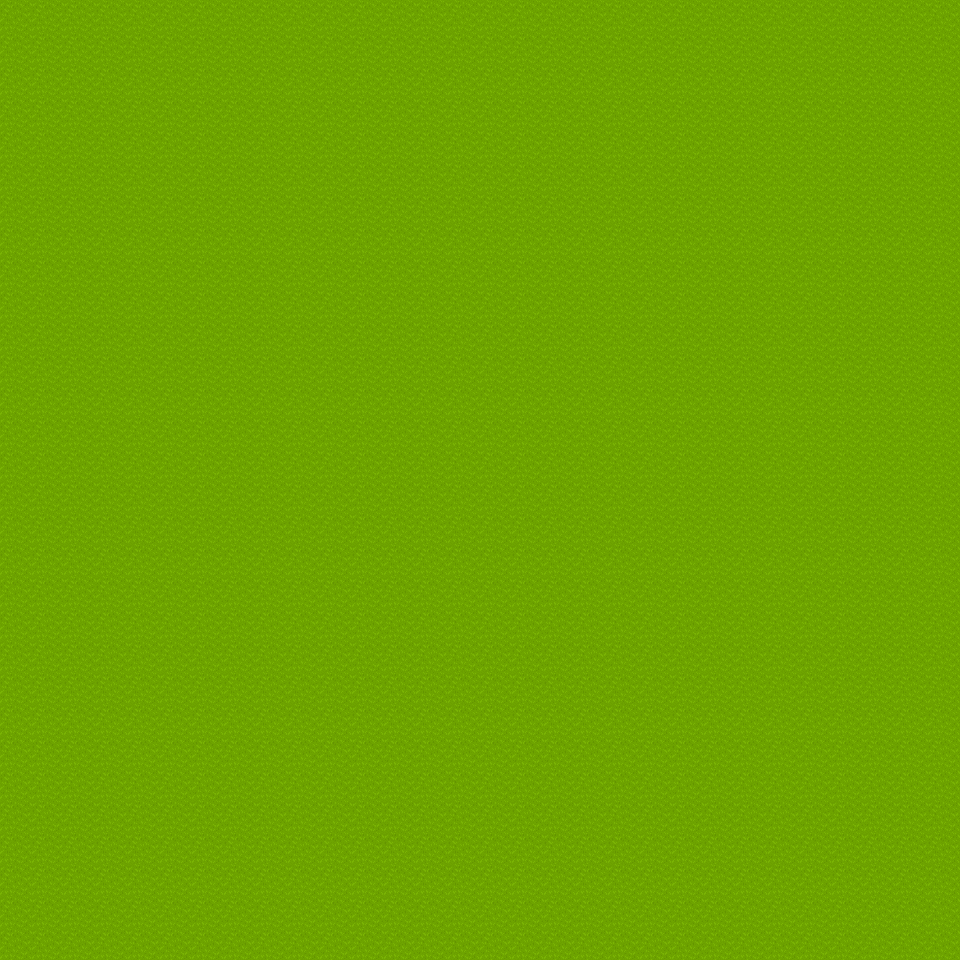

A 2D game scene composited from a Tiled map and its tileset images. What follows is a short description and the map's XML, with every tile layer's data as written:
An orthogonal 30x30 tile map with 32x32 px tiles, 1 tile layer (Tilelaag 1).

<map version="1.5" tiledversion="1.7.2" orientation="orthogonal" renderorder="right-down" width="30" height="30" tilewidth="32" tileheight="32" infinite="0" nextlayerid="2" nextobjectid="1">
 <tileset firstgid="1" source="../../../../../Map/TSX/Base.tsx" />
 <layer id="1" name="Tilelaag 1" width="30" height="30">
  <data encoding="csv">
2,2,2,2,2,2,2,2,2,2,2,2,2,2,2,2,2,2,2,2,2,2,2,2,2,2,2,2,2,2,
2,2,2,2,2,2,2,2,2,2,2,2,2,2,2,2,2,2,2,2,2,2,2,2,2,2,2,2,2,2,
2,2,2,2,2,2,2,2,2,2,2,2,2,2,2,2,2,2,2,2,2,2,2,2,2,2,2,2,2,2,
2,2,2,2,2,2,2,2,2,2,2,2,2,2,2,2,2,2,2,2,2,2,2,2,2,2,2,2,2,2,
2,2,2,2,2,2,2,2,2,2,2,2,2,2,2,2,2,2,2,2,2,2,2,2,2,2,2,2,2,2,
2,2,2,2,2,2,2,2,2,2,2,2,2,2,2,2,2,2,2,2,2,2,2,2,2,2,2,2,2,2,
2,2,2,2,2,2,2,2,2,2,2,2,2,2,2,2,2,2,2,2,2,2,2,2,2,2,2,2,2,2,
2,2,2,2,2,2,2,2,2,2,2,2,2,2,2,2,2,2,2,2,2,2,2,2,2,2,2,2,2,2,
2,2,2,2,2,2,2,2,2,2,2,2,2,2,2,2,2,2,2,2,2,2,2,2,2,2,2,2,2,2,
2,2,2,2,2,2,2,2,2,2,2,2,2,2,2,2,2,2,2,2,2,2,2,2,2,2,2,2,2,2,
2,2,2,2,2,2,2,2,2,2,2,2,2,2,2,2,2,2,2,2,2,2,2,2,2,2,2,2,2,2,
2,2,2,2,2,2,2,2,2,2,2,2,2,2,2,2,2,2,2,2,2,2,2,2,2,2,2,2,2,2,
2,2,2,2,2,2,2,2,2,2,2,2,2,2,2,2,2,2,2,2,2,2,2,2,2,2,2,2,2,2,
2,2,2,2,2,2,2,2,2,2,2,2,2,2,2,2,2,2,2,2,2,2,2,2,2,2,2,2,2,2,
2,2,2,2,2,2,2,2,2,2,2,2,2,2,2,2,2,2,2,2,2,2,2,2,2,2,2,2,2,2,
2,2,2,2,2,2,2,2,2,2,2,2,2,2,2,2,2,2,2,2,2,2,2,2,2,2,2,2,2,2,
2,2,2,2,2,2,2,2,2,2,2,2,2,2,2,2,2,2,2,2,2,2,2,2,2,2,2,2,2,2,
2,2,2,2,2,2,2,2,2,2,2,2,2,2,2,2,2,2,2,2,2,2,2,2,2,2,2,2,2,2,
2,2,2,2,2,2,2,2,2,2,2,2,2,2,2,2,2,2,2,2,2,2,2,2,2,2,2,2,2,2,
2,2,2,2,2,2,2,2,2,2,2,2,2,2,2,2,2,2,2,2,2,2,2,2,2,2,2,2,2,2,
2,2,2,2,2,2,2,2,2,2,2,2,2,2,2,2,2,2,2,2,2,2,2,2,2,2,2,2,2,2,
2,2,2,2,2,2,2,2,2,2,2,2,2,2,2,2,2,2,2,2,2,2,2,2,2,2,2,2,2,2,
2,2,2,2,2,2,2,2,2,2,2,2,2,2,2,2,2,2,2,2,2,2,2,2,2,2,2,2,2,2,
2,2,2,2,2,2,2,2,2,2,2,2,2,2,2,2,2,2,2,2,2,2,2,2,2,2,2,2,2,2,
2,2,2,2,2,2,2,2,2,2,2,2,2,2,2,2,2,2,2,2,2,2,2,2,2,2,2,2,2,2,
2,2,2,2,2,2,2,2,2,2,2,2,2,2,2,2,2,2,2,2,2,2,2,2,2,2,2,2,2,2,
2,2,2,2,2,2,2,2,2,2,2,2,2,2,2,2,2,2,2,2,2,2,2,2,2,2,2,2,2,2,
2,2,2,2,2,2,2,2,2,2,2,2,2,2,2,2,2,2,2,2,2,2,2,2,2,2,2,2,2,2,
2,2,2,2,2,2,2,2,2,2,2,2,2,2,2,2,2,2,2,2,2,2,2,2,2,2,2,2,2,2,
2,2,2,2,2,2,2,2,2,2,2,2,2,2,2,2,2,2,2,2,2,2,2,2,2,2,2,2,2,2
</data>
 </layer>
</map>
